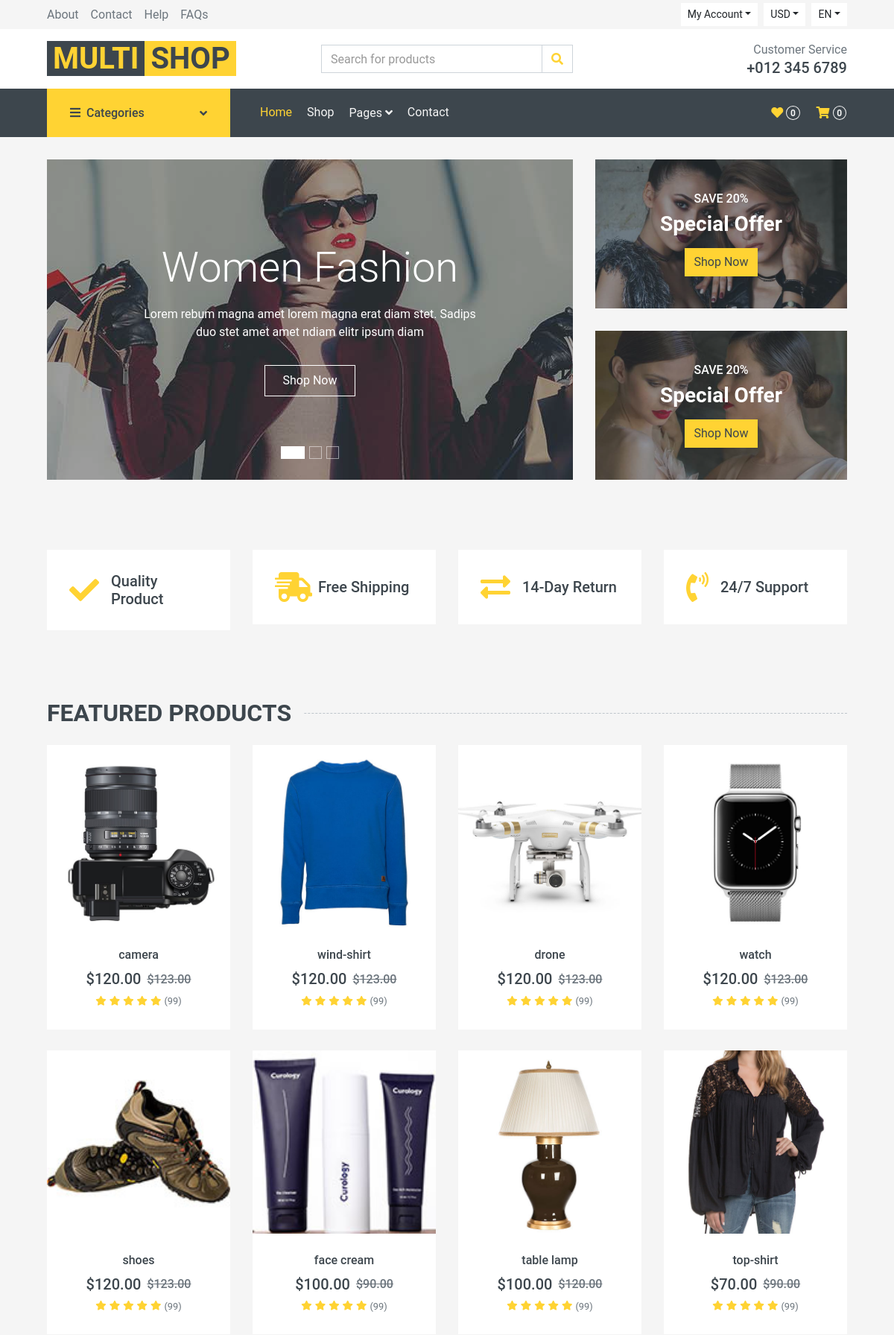
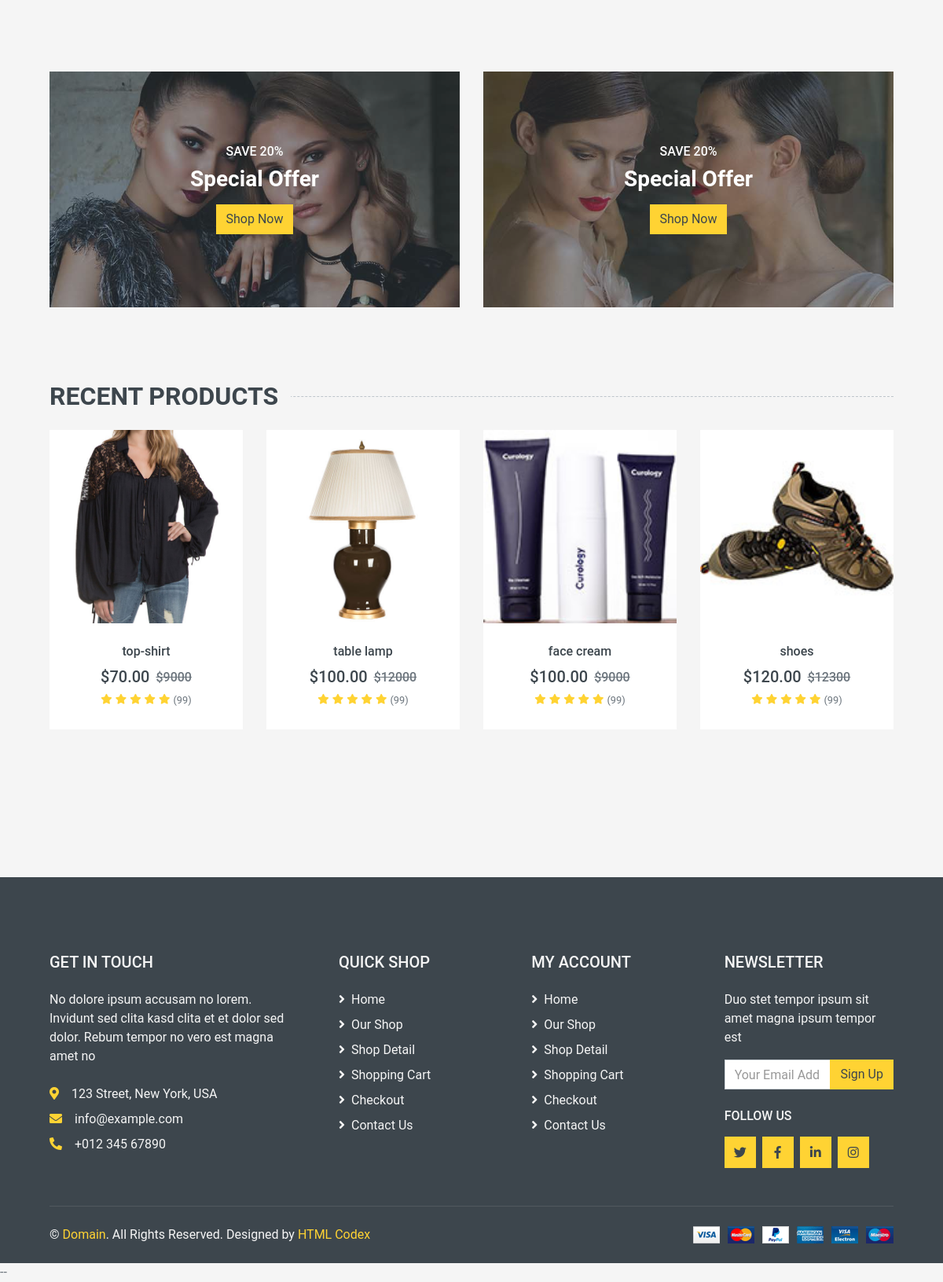
The page / on the database its author committed (2 pictures, top to bottom).
### tables this page shows
CREATE TABLE `slider` (
  `slider_id` int(11) NOT NULL,
  `slider_name` varchar(255) DEFAULT NULL,
  `slider_desc` varchar(255) DEFAULT NULL,
  `slider_img` varchar(255) DEFAULT NULL
);

CREATE TABLE `products` (
  `product_id` int(11) NOT NULL,
  `product_name` varchar(255) DEFAULT NULL,
  `cat_id` int(11) NOT NULL,
  `sub_id` int(255) NOT NULL,
  `mrp` float NOT NULL,
  `price` float NOT NULL,
  `quantity` int(11) NOT NULL,
  `meta_desc` varchar(255) NOT NULL,
  `desc_text` text NOT NULL,
  `keyword` varchar(11) DEFAULT NULL,
  `image` varchar(255) NOT NULL
);

### index.php (the view, shortened to what this page needs)
<?php
include('header.php');
?>
 <?php
   $slider_select = "SELECT * FROM slider";
$slider_result = mysqli_query($conn,$slider_select);
?>
    <?php if(mysqli_num_rows($slider_result)>=1) { ?>
        <div class="container-fluid mb-3">
        <div class="row px-xl-5">
            <div class="col-lg-8">
                <div id="header-carousel" class="carousel slide carousel-fade mb-30 mb-lg-0" data-ride="carousel">
                    <ol class="carousel-indicators">
                        <li data-target="#header-carousel" data-slide-to="0" class="active"></li>
                        <li data-target="#header-carousel" data-slide-to="1"></li>
                        <li data-target="#header-carousel" data-slide-to="2"></li>
                    </ol>
                    <div class="carousel-inner">
                    <?php
                      $count = 0;
                            while($login_result_show = mysqli_fetch_assoc($slider_result)){
                      ?>
                        <div class="carousel-item position-relative <?php
                            if($count==0){
                              echo "active";
                            }
                            else{
                                echo " ";
                            }
                        ?>" style="height: 430px;">
                        <img class="position-absolute w-100 h-100" src="<?php echo "images/slide_image/".$login_result_show['slider_img']."";?>" style="object-fit: cover;">
                            <div class="carousel-caption d-flex flex-column align-items-center justify-content-center">
                                <div class="p-3" style="max-width: 700px;">
                                    <h1 class="display-4 text-white mb-3 animate__animated animate__fadeInDown"><?php echo $login_result_show['slider_name'];?></h1>
                                    <p class="mx-md-5 px-5 animate__animated animate__bounceIn"><?php echo $login_result_show['slider_desc'];?></p>
                                    <a class="btn btn-outline-light py-2 px-4 mt-3 animate__animated animate__fadeInUp" href="#">Shop Now</a>
                                </div>
                            </div>
                        </div>
                        <?php
                        $count++;
                        ?>
                        <?php
                        } }
                        ?>
                    </div>
                </div>
            </div>
            <div class="col-lg-4">
                <div class="product-offer mb-30" style="height: 200px;">
                    <img class="img-fluid" src="img/offer-1.jpg" alt="">
                    <div class="offer-text">
                        <h6 class="text-white text-uppercase">Save 20%</h6>
                        <h3 class="text-white mb-3">Special Offer</h3>
                        <a href="" class="btn btn-primary">Shop Now</a>
                    </div>
                </div>
                <div class="product-offer mb-30" style="height: 200px;">
                    <img class="img-fluid" src="img/offer-2.jpg" alt="">
                    <div class="offer-text">
                        <h6 class="text-white text-uppercase">Save 20%</h6>
                        <h3 class="text-white mb-3">Special Offer</h3>
                        <a href="" class="btn btn-primary">Shop Now</a>
                    </div>
                </div>
            </div>
        </div>
    </div>
    <div class="container-fluid pt-5">
        <div class="row px-xl-5 pb-3">
            <div class="col-lg-3 col-md-6 col-sm-12 pb-1">
                <div class="d-flex align-items-center bg-light mb-4" style="padding: 30px;">
                    <h1 class="fa fa-check text-primary m-0 mr-3"></h1>
                    <h5 class="font-weight-semi-bold m-0">Quality Product</h5>
                </div>
            </div>
            <div class="col-lg-3 col-md-6 col-sm-12 pb-1">
                <div class="d-flex align-items-center bg-light mb-4" style="padding: 30px;">
                    <h1 class="fa fa-shipping-fast text-primary m-0 mr-2"></h1>
                    <h5 class="font-weight-semi-bold m-0">Free Shipping</h5>
                </div>
            </div>
            <div class="col-lg-3 col-md-6 col-sm-12 pb-1">
                <div class="d-flex align-items-center bg-light mb-4" style="padding: 30px;">
                    <h1 class="fas fa-exchange-alt text-primary m-0 mr-3"></h1>
                    <h5 class="font-weight-semi-bold m-0">14-Day Return</h5>
                </div>
            </div>
            <div class="col-lg-3 col-md-6 col-sm-12 pb-1">
                <div class="d-flex align-items-center bg-light mb-4" style="padding: 30px;">
                    <h1 class="fa fa-phone-volume text-primary m-0 mr-3"></h1>
                    <h5 class="font-weight-semi-bold m-0">24/7 Support</h5>
                </div>
            </div>
        </div>
    </div>
 <?php   $product_select = "SELECT * FROM products";
$product_select_result = mysqli_query($conn,$product_select);
?>
    <?php if(mysqli_num_rows($product_select_result)>=1) { ?>
    <div class="container-fluid pt-5 pb-3">
        <h2 class="section-title position-relative text-uppercase mx-xl-5 mb-4"><span class="bg-secondary pr-3">Featured Products</span></h2>
        <div class="row px-xl-5">
<?php while($product_show = mysqli_fetch_assoc($product_select_result)){ ?>
            <div class="col-lg-3 col-md-4 col-sm-6 pb-1">
                <div class="product-item bg-light mb-4">
                    <div class="product-img position-relative overflow-hidden">
                        <img class="img-fluid w-100" src= "<?php echo "images/slide_image/".$product_show['image'].""?>">
                        <div class="product-action">
                        </div>
                    </div>
                    <div class="text-center py-4">
                        <a class="h6 text-decoration-none text-truncate"
                        href="detail.php?product_id=<?=$product_show['product_id']?>"><?php echo $product_show['product_name'];?></a>
                        <div class="d-flex align-items-center justify-content-center mt-2">
                            <h5>$<?php echo $product_show['price'];?>.00</h5><h6 class="text-muted ml-2"><del>$<?php echo $product_show['mrp'];?>.00</del></h6>
                        </div>
                        <div class="d-flex align-items-center justify-content-center mb-1">
                            <small class="fa fa-star text-primary mr-1"></small>
                            <small class="fa fa-star text-primary mr-1"></small>
                            <small class="fa fa-star text-primary mr-1"></small>
                            <small class="fa fa-star text-primary mr-1"></small>
                            <small class="fa fa-star text-primary mr-1"></small>
                            <small>(99)</small>
                        </div>
                    </div>
                </div>
            </div>
            <?php } ?>
        </div>
    </div>
    <?php } ?>
    <div class="container-fluid pt-5 pb-3">
        <div class="row px-xl-5">
            <div class="col-md-6">
                <div class="product-offer mb-30" style="height: 300px;">
                    <img class="img-fluid" src="img/offer-1.jpg" alt="">
                    <div class="offer-text">
                        <h6 class="text-white text-uppercase">Save 20%</h6>
                        <h3 class="text-white mb-3">Special Offer</h3>
                        <a href="" class="btn btn-primary">Shop Now</a>
                    </div>
                </div>
            </div>
            <div class="col-md-6">
                <div class="product-offer mb-30" style="height: 300px;">
                    <img class="img-fluid" src="img/offer-2.jpg" alt="">
                    <div class="offer-text">
                        <h6 class="text-white text-uppercase">Save 20%</h6>
                        <h3 class="text-white mb-3">Special Offer</h3>
                        <a href="" class="btn btn-primary">Shop Now</a>
                    </div>
                </div>
            </div>
        </div>
    </div>
    <?php   $product_select_recent = "SELECT * FROM products ORDER BY product_id DESC LIMIT 4";
$product_select_result_recent = mysqli_query($conn,$product_select_recent);
?>
    <?php if(mysqli_num_rows($product_select_result_recent)>=1) { ?>
    <div class="container-fluid pt-5 pb-3">
        <h2 class="section-title position-relative text-uppercase mx-xl-5 mb-4"><span class="bg-secondary pr-3">Recent Products</span></h2>
        <div class="row px-xl-5">
<?php while($recent = mysqli_fetch_assoc($product_select_result_recent)){ ?>
            <div class="col-lg-3 col-md-4 col-sm-6 pb-1">
                <div class="product-item bg-light mb-4">
                    <div class="product-img position-relative overflow-hidden">
                        <img class="img-fluid w-100" src="<?php echo "images/slide_image/".$recent['image'].""?>">
                        <div class="product-action">
                        </div>
                    </div>
                    <div class="text-center py-4">
                        <a class="h6 text-decoration-none text-truncate" href=""><?php echo $recent['product_name'];?></a>
                        <div class="d-flex align-items-center justify-content-center mt-2">
                            <h5>$<?php echo $recent['price']?>.00</h5><h6 class="text-muted ml-2"><del>$<?php echo $recent['mrp'];?>00</del></h6>
                        </div>
                        <div class="d-flex align-items-center justify-content-center mb-1">
                            <small class="fa fa-star text-primary mr-1"></small>
                            <small class="fa fa-star text-primary mr-1"></small>
                            <small class="fa fa-star text-primary mr-1"></small>
                            <small class="fa fa-star text-primary mr-1"></small>
                            <small class="fa fa-star text-primary mr-1"></small>
                            <small>(99)</small>
                        </div>
                    </div>
                </div>
            </div>
<?php } ?>
        </div>
    </div>
    <?php } ?>
    <?php   $logo = "SELECT * FROM logo_slider";
$product_logo = mysqli_query($conn,$logo);
?>
    <?php if(mysqli_num_rows($product_logo)>=1) { ?>
    <div class="container-fluid py-5">
    </div>
    <?php } ?>
    <div class="container-fluid bg-dark text-secondary mt-5 pt-5">
        <div class="row px-xl-5 pt-5">
            <div class="col-lg-4 col-md-12 mb-5 pr-3 pr-xl-5">
                <h5 class="text-secondary text-uppercase mb-4">Get In Touch</h5>
                <p class="mb-4">No dolore ipsum accusam no lorem. Invidunt sed clita kasd clita et et dolor sed dolor. Rebum tempor no vero est magna amet no</p>
                <p class="mb-2"><i class="fa fa-map-marker-alt text-primary mr-3"></i>123 Street, New York, USA</p>
                <p class="mb-2"><i class="fa fa-envelope text-primary mr-3"></i>info@example.com</p>
                <p class="mb-0"><i class="fa fa-phone-alt text-primary mr-3"></i>+012 345 67890</p>
            </div>
            <div class="col-lg-8 col-md-12">
                <div class="row">
                    <div class="col-md-4 mb-5">
                        <h5 class="text-secondary text-uppercase mb-4">Quick Shop</h5>
                        <div class="d-flex flex-column justify-content-start">
                            <a class="text-secondary mb-2" href="#"><i class="fa fa-angle-right mr-2"></i>Home</a>
                            <a class="text-secondary mb-2" href="#"><i class="fa fa-angle-right mr-2"></i>Our Shop</a>
                            <a class="text-secondary mb-2" href="#"><i class="fa fa-angle-right mr-2"></i>Shop Detail</a>
                            <a class="text-secondary mb-2" href="#"><i class="fa fa-angle-right mr-2"></i>Shopping Cart</a>
                            <a class="text-secondary mb-2" href="#"><i class="fa fa-angle-right mr-2"></i>Checkout</a>
                            <a class="text-secondary" href="#"><i class="fa fa-angle-right mr-2"></i>Contact Us</a>
                        </div>
                    </div>
                    <div class="col-md-4 mb-5">
                        <h5 class="text-secondary text-uppercase mb-4">My Account</h5>
                        <div class="d-flex flex-column justify-content-start">
                            <a class="text-secondary mb-2" href="#"><i class="fa fa-angle-right mr-2"></i>Home</a>
                            <a class="text-secondary mb-2" href="#"><i class="fa fa-angle-right mr-2"></i>Our Shop</a>
                            <a class="text-secondary mb-2" href="#"><i class="fa fa-angle-right mr-2"></i>Shop Detail</a>
                            <a class="text-secondary mb-2" href="#"><i class="fa fa-angle-right mr-2"></i>Shopping Cart</a>
                            <a class="text-secondary mb-2" href="#"><i class="fa fa-angle-right mr-2"></i>Checkout</a>
                            <a class="text-secondary" href="#"><i class="fa fa-angle-right mr-2"></i>Contact Us</a>
                        </div>
                    </div>
                    <div class="col-md-4 mb-5">
                        <h5 class="text-secondary text-uppercase mb-4">Newsletter</h5>
                        <p>Duo stet tempor ipsum sit amet magna ipsum tempor est</p>
                        <form action="">
                            <div class="input-group">
                                <input type="text" class="form-control" placeholder="Your Email Address">
                                <div class="input-group-append">
                                    <button class="btn btn-primary">Sign Up</button>
                                </div>
                            </div>
                        </form>
                        <h6 class="text-secondary text-uppercase mt-4 mb-3">Follow Us</h6>
                        <div class="d-flex">
                            <a class="btn btn-primary btn-square mr-2" href="#"><i class="fab fa-twitter"></i></a>
                            <a class="btn btn-primary btn-square mr-2" href="#"><i class="fab fa-facebook-f"></i></a>
                            <a class="btn btn-primary btn-square mr-2" href="#"><i class="fab fa-linkedin-in"></i></a>
                            <a class="btn btn-primary btn-square" href="#"><i class="fab fa-instagram"></i></a>
                        </div>
                    </div>
                </div>
            </div>
        </div>
        <div class="row border-top mx-xl-5 py-4" style="border-color: rgba(256, 256, 256, .1) !important;">
            <div class="col-md-6 px-xl-0">
                <p class="mb-md-0 text-center text-md-left text-secondary">
                    &copy; <a class="text-primary" href="#">Domain</a>. All Rights Reserved. Designed
                    by
                    <a class="text-primary" href="https://htmlcodex.com">HTML Codex</a>
                </p>
            </div>
            <div class="col-md-6 px-xl-0 text-center text-md-right">
                <img class="img-fluid" src="img/payments.png" alt="">
            </div>
        </div>
    </div>
    <?php include('footer.php');?>

### rows shown on the page
slider: slider_img (picture), slider_name "Women Fashion", slider_desc "Lorem rebum magna amet lorem magna erat diam stet. Sadips duo stet amet amet ndiam elitr ipsum diam"
products: image (picture), product_name "camera", price "120", mrp "123"
products: image (picture), product_name "wind-shirt", price "120", mrp "123"
products: image (picture), product_name "drone", price "120", mrp "123"
products: image (picture), product_name "watch", price "120", mrp "123"
products: image (picture), product_name "shoes", price "120", mrp "123"
products: image (picture), product_name "face cream", price "100", mrp "90"
products: image (picture), product_name "table lamp", price "100", mrp "120"
products: image (picture), product_name "top-shirt", price "70", mrp "90"
